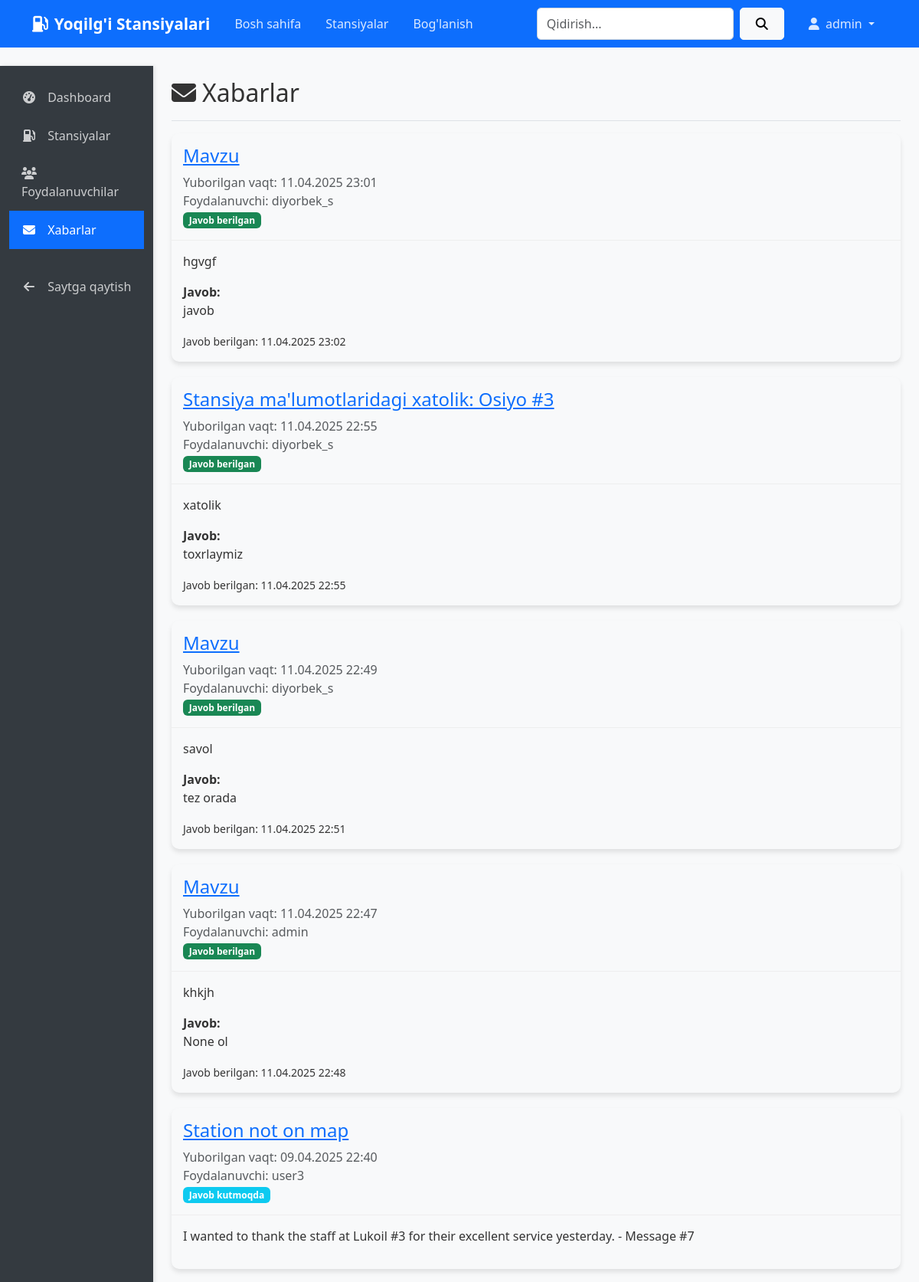
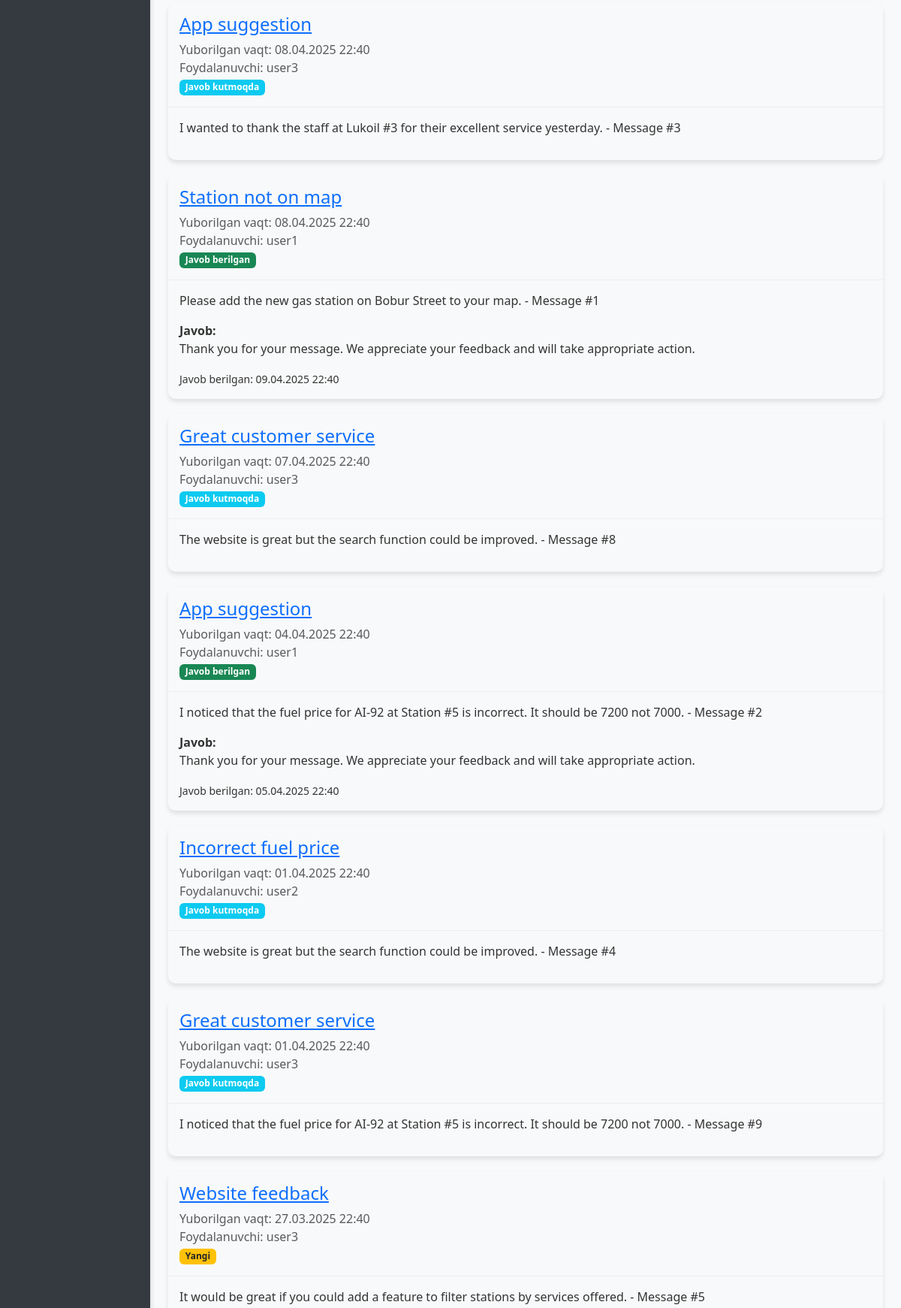
/admin/messages (signed in, upper part), run on the app's committed database (2 pictures, top to bottom).
### app.py (models this page shows)
class User(db.Model):
    id = db.Column(db.Integer, primary_key=True)
    username = db.Column(db.String(50), unique=True, nullable=False)
    password = db.Column(db.String(200), nullable=False)
    email = db.Column(db.String(100), unique=True, nullable=False)
    is_admin = db.Column(db.Boolean, default=False)
    created_at = db.Column(db.DateTime, default=datetime.utcnow)

class Message(db.Model):
    id = db.Column(db.Integer, primary_key=True)
    user_id = db.Column(db.Integer, db.ForeignKey('user.id'), nullable=False)
    subject = db.Column(db.String(100), nullable=False)
    message = db.Column(db.Text, nullable=False)
    response = db.Column(db.Text)
    is_read = db.Column(db.Boolean, default=False)
    created_at = db.Column(db.DateTime, default=datetime.utcnow)
    responded_at = db.Column(db.DateTime)
    user = db.relationship('User', backref='messages')

### app.py (the view)
@app.route('/admin/messages')
def admin_messages():
    if not session.get('is_admin'):
        flash('Access denied. Admin rights required.', 'error')
        return redirect(url_for('index'))
    messages = Message.query.order_by(Message.created_at.desc()).all()
    return render_template('admin/messages.html', messages=messages)

### app.py (called while the page is built)
@app.context_processor
def inject_unread_messages_count():
    if session.get('is_admin'):
        unread_messages_count = Message.query.filter_by(is_read=False).count()
        return dict(unread_messages_count=unread_messages_count)
    return dict(unread_messages_count=0)

### templates/admin/messages.html (shortened to what this page needs)
{% extends "base.html" %}
{% block content %}
<div class="container-fluid">
    <div class="row">
        <div class="col-md-3 col-lg-2 admin-sidebar d-md-block d-none">
            <div class="position-sticky pt-3">
                <ul class="nav flex-column">
                    <li class="nav-item">
                        <a class="nav-link" href="{{ url_for('admin_dashboard') }}">
                            <i class="fas fa-tachometer-alt"></i>
                            Dashboard
                        </a>
                    </li>
                    <li class="nav-item">
                        <a class="nav-link" href="{{ url_for('admin_stations') }}">
                            <i class="fas fa-gas-pump"></i>
                            Stansiyalar
                        </a>
                    </li>
                    <li class="nav-item">
                        <a class="nav-link" href="{{ url_for('admin_users') }}">
                            <i class="fas fa-users"></i>
                            Foydalanuvchilar
                        </a>
                    </li>
                    <li class="nav-item">
                        <a class="nav-link active" href="{{ url_for('admin_messages') }}">
                            <i class="fas fa-envelope"></i>
                            Xabarlar
                        </a>
                    </li>
                    <li class="nav-item mt-4">
                        <a class="nav-link" href="{{ url_for('index') }}">
                            <i class="fas fa-arrow-left"></i>
                            Saytga qaytish
                        </a>
                    </li>
                </ul>
            </div>
        </div>
        <div class="col-md-9 col-lg-10 ms-sm-auto px-md-4">
            <div class="d-flex justify-content-between flex-wrap flex-md-nowrap align-items-center pt-3 pb-2 mb-3 border-bottom">
                <h1 class="h2"><i class="fas fa-envelope me-2"></i>Xabarlar</h1>
            </div>
            <div class="row">
                <div class="col-12">
                    {% if messages %}
                        {% for message in messages %}
                            <div class="message-card">
                                <div class="message-header">
                                    <h4><a href="{{ url_for('admin_message_reply', message_id=message.id) }}">{{ message.subject }}</a></h4>
                                    <div class="text-muted">
                                        Yuborilgan vaqt: {{ message.created_at.strftime('%d.%m.%Y %H:%M') }}
                                    </div>
                                    <div class="text-muted">
                                        Foydalanuvchi: {{ message.user.username }}
                                    </div>
                                    <div>
                                        {% if not message.is_read %}
                                            <span class="badge bg-warning text-dark">Yangi</span>
                                        {% elif not message.response %}
                                            <span class="badge bg-info">Javob kutmoqda</span>
                                        {% else %}
                                            <span class="badge bg-success">Javob berilgan</span>
                                        {% endif %}
                                    </div>
                                </div>
                                <div class="message-body">
                                    <p>{{ message.message }}</p>
                                    {% if message.response %}
                                        <div class="mt-3">
                                            <strong>Javob:</strong>
                                            <p>{{ message.response }}</p>
                                            <small>Javob berilgan: {{ message.responded_at.strftime('%d.%m.%Y %H:%M') }}</small>
                                        </div>
                                    {% endif %}
                                </div>
                            </div>
                        {% endfor %}
                    {% else %}
                        <p>Xabarlar mavjud emas</p>
                    {% endif %}
                </div>
            </div>
        </div>
    </div>
</div>
{% endblock %}

### templates/base.html (shortened to what this page needs)
<!DOCTYPE html>
<html lang="uz">
<head>
    <link rel="stylesheet" href="https://cdnjs.cloudflare.com/ajax/libs/font-awesome/6.4.0/css/all.min.css">
    <link href="https://cdn.jsdelivr.net/npm/bootstrap@5.3.0-alpha1/dist/css/bootstrap.min.css" rel="stylesheet">
    <link rel="stylesheet" href="{{ url_for('static', filename='css/style.css') }}">
</head>
<body>
    <nav class="navbar navbar-expand-lg navbar-dark bg-primary sticky-top">
        <div class="container">
            <a class="navbar-brand" href="{{ url_for('index') }}">
                <i class="fas fa-gas-pump me-2"></i>Yoqilg'i Stansiyalari
            </a>
            <div class="collapse navbar-collapse" id="navbarNav">
                <ul class="navbar-nav me-auto">
                    <li class="nav-item">
                        <a class="nav-link" href="{{ url_for('index') }}">Bosh sahifa</a>
                    </li>
                    <li class="nav-item">
                        <a class="nav-link" href="{{ url_for('stations') }}">Stansiyalar</a>
                    </li>
                    <li class="nav-item">
                        <a class="nav-link" href="{{ url_for('contact') }}">Bog'lanish</a>
                    </li>
                </ul>
                <form class="d-flex me-3" action="{{ url_for('search') }}" method="GET">
                    <input class="form-control me-2" type="search" name="q" placeholder="Qidirish..." aria-label="Search">
                    <button class="btn btn-light" type="submit"><i class="fas fa-search"></i></button>
                </form>
                <ul class="navbar-nav">
                    {% if session.get('user_id') %}
                        <li class="nav-item dropdown">
                            <a class="nav-link dropdown-toggle" href="#" id="navbarDropdown" role="button" data-bs-toggle="dropdown" aria-expanded="false">
                                <i class="fas fa-user me-1"></i> {{ session.get('username') }}
                            </a>
                        </li>
                    {% endif %}
                </ul>
            </div>
        </div>
    </nav>
    <main class="py-4">
        {% block content %}{% endblock %}
    </main>
</body>
</html>

### static/css/style.css (style rules this page uses)
body { font-family: 'Segoe UI', Tahoma, Geneva, Verdana, sans-serif; color: #333; background-color: #f8f9fa; }
.navbar-brand { font-weight: 700; font-size: 1.3rem; }
.navbar-dark .navbar-nav .nav-link { color: rgba(255, 255, 255, 0.85); padding: 0.7rem 1rem; transition: all 0.3s ease; }
.btn { border-radius: 5px; font-weight: 500; padding: 0.5rem 1.25rem; transition: all 0.3s ease; }
.form-control, .form-select { border-radius: 5px; padding: 0.5rem 0.75rem; border: 1px solid #ced4da; transition: border-color 0.3s ease, box-shadow 0.3s ease; }

### templates/admin/messages.html (style rules this page uses)
.admin-sidebar { background-color: #343a40; color: white; min-height: calc(100vh - 56px); box-shadow: 2px 0 5px rgba(0, 0, 0, 0.1); position: sticky; top: 56px; }
.admin-sidebar .nav-link { color: rgba(255, 255, 255, 0.75); padding: 0.8rem 1rem; border-radius: 0; }
.admin-sidebar .nav-link.active { color: white; background-color: #0d6efd; }
.admin-sidebar .nav-link i { margin-right: 10px; width: 20px; text-align: center; }
.message-card { border-radius: 10px; overflow: hidden; box-shadow: 0 4px 6px rgba(0, 0, 0, 0.1); margin-bottom: 20px; }
.message-header { padding: 15px; border-bottom: 1px solid #eee; background-color: #f8f9fa; }
.message-body { padding: 15px; }

### data on the page
User: get "admin"
Message: subject "Mavzu", created_at "11.04.2025 23:01", user.username "diyorbek_s", is_read "Javob berilgan", message "hgvgf", response "javob", responded_at "11.04.2025 23:02"
Message: subject "Stansiya ma'lumotlaridagi xatolik: Osiyo #3", created_at "11.04.2025 22:55", user.username "diyorbek_s", is_read "Javob berilgan", message "xatolik", response "toxrlaymiz", responded_at "11.04.2025 22:55"
Message: subject "Mavzu", created_at "11.04.2025 22:49", user.username "diyorbek_s", is_read "Javob berilgan", message "savol", response "tez orada", responded_at "11.04.2025 22:51"
Message: subject "Mavzu", created_at "11.04.2025 22:47", user.username "admin", is_read "Javob berilgan", message "khkjh", response "None ol", responded_at "11.04.2025 22:48"
Message: subject "Station not on map", created_at "09.04.2025 22:40", user.username "user3", is_read "Javob kutmoqda", message "I wanted to thank the staff at Lukoil #3 for their excellent service yesterday. - Message #7"
Message: subject "App suggestion", created_at "08.04.2025 22:40", user.username "user3", is_read "Javob kutmoqda", message "I wanted to thank the staff at Lukoil #3 for their excellent service yesterday. - Message #3"
Message: subject "Station not on map", created_at "08.04.2025 22:40", user.username "user1", is_read "Javob berilgan", message "Please add the new gas station on Bobur Street to your map. - Message #1", response "Thank you for your message. We appreciate your feedback and will take appropriate action.", responded_at "09.04.2025 22:40"
Message: subject "Great customer service", created_at "07.04.2025 22:40", user.username "user3", is_read "Javob kutmoqda", message "The website is great but the search function could be improved. - Message #8"
Message: subject "App suggestion", created_at "04.04.2025 22:40", user.username "user1", is_read "Javob berilgan", message "I noticed that the fuel price for AI-92 at Station #5 is incorrect. It should be 7200 not 7000. - Message #2", response "Thank you for your message. We appreciate your feedback and will take appropriate action.", responded_at "05.04.2025 22:40"
Message: subject "Incorrect fuel price", created_at "01.04.2025 22:40", user.username "user2", is_read "Javob kutmoqda", message "The website is great but the search function could be improved. - Message #4"
Message: subject "Great customer service", created_at "01.04.2025 22:40", user.username "user3", is_read "Javob kutmoqda", message "I noticed that the fuel price for AI-92 at Station #5 is incorrect. It should be 7200 not 7000. - Message #9"
Message: subject "Website feedback", created_at "27.03.2025 22:40", user.username "user3", is_read "Yangi", message "It would be great if you could add a feature to filter stations by services offered. - Message #5"
